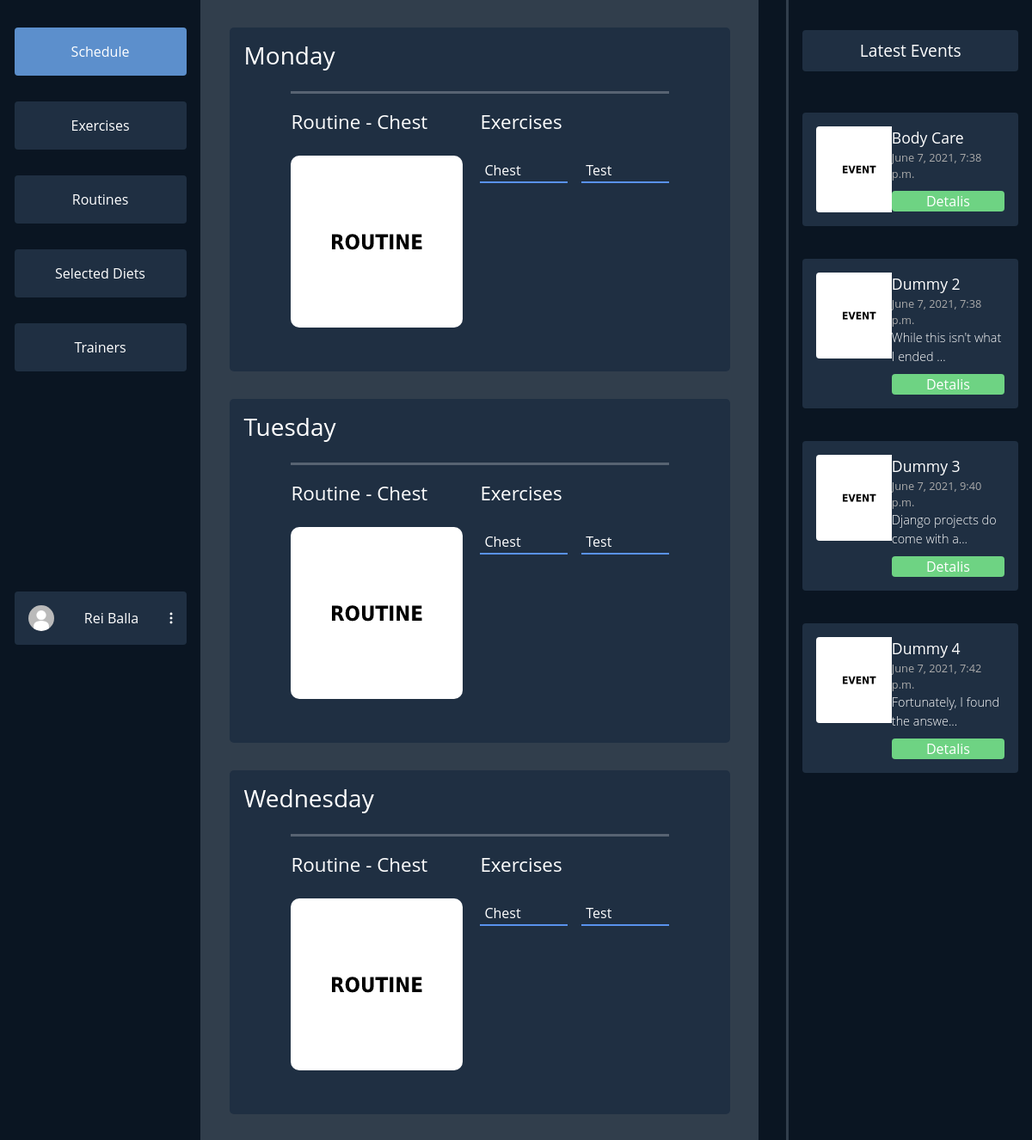
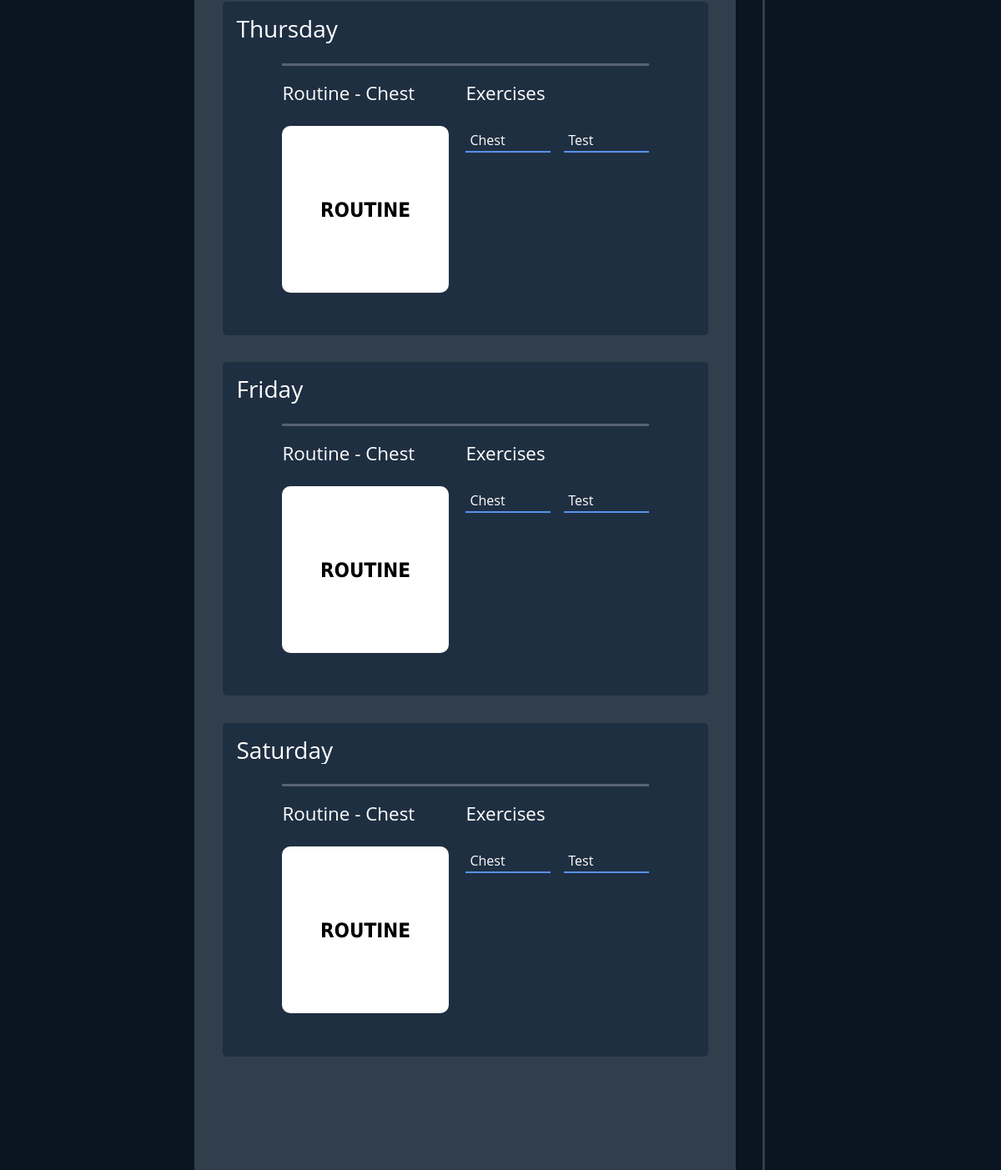
The page /dashboard/schedule/ (signed in) on the database its author committed (2 pictures, top to bottom).
### users/models.py (models this page shows, shortened)
class Profile(models.Model):
    user = models.OneToOneField(User, on_delete=models.CASCADE)
    profile_photo = models.ImageField(
        upload_to='media/profiles/', default='profiles/default.jpg')
    height = models.FloatField(default=170.0)
    weight = models.FloatField(default=60.0)
    weight_goal = models.FloatField(default=70.0)
    GENDER_CHOICES = (('F', 'Female'), ('M', 'Male'), ('O', 'Other'))
    gender = models.CharField(
        max_length=9, choices=GENDER_CHOICES, default=GENDER_CHOICES[0])
    FREQUENCY = (
        ('3x', '3 Times a Week'),
        ('4x', '4 Times a Week'),
        ('5x', '5 Times a Week'),
        ('6x', '6 Times a Week'),
    )
    week_frequency = models.CharField(
        max_length=20, choices=FREQUENCY, default=FREQUENCY[0])
    profile_complete = models.BooleanField(default=False)
    selected_diets = models.ManyToManyField(DietPlan, blank=True)
    age = models.IntegerField(null=True)

### dashboards/models.py (models this page shows, shortened)
class Routine(models.Model):
    owner = models.ForeignKey(User, on_delete=CASCADE,
                              related_name='%(class)s_username', null=True)
    title = models.CharField(max_length=60, blank=True)
    selected_by = models.ManyToManyField(User)
    desc = models.TextField(blank=True)
    thumbnail = models.ImageField(
        upload_to='routines/', default='routines/default.jpg')
    exercises = models.ManyToManyField(Exercise)
    days = models.CharField(max_length=60, blank=True)
    def __str__(self):
        return f"Routine - {self.title}"

class Exercise(models.Model):
    owner = models.ForeignKey(User, on_delete=CASCADE,
                              related_name='%(class)s_username', null=True)
    selected_by = models.ManyToManyField(User)
    title = models.CharField(max_length=60, blank=True)
    reps = models.IntegerField(default=3, blank=True)
    desc = models.TextField(blank=True)
    link = models.CharField(max_length=300, blank=True)

class Event(models.Model):
    title = models.CharField(max_length=60, blank=True)
    date = models.DateTimeField(default=datetime.now(), blank=True)
    desc = models.TextField(blank=True)
    thumbnail = models.ImageField(
        upload_to='events/', default='events/default.jpg')

### dashboards/user_views.py (the view)
# urls.py: path('schedule/', user_views.schedule, name='userdashboard-schedule'),
@login_required(login_url='login')
def schedule(request):
    events = Event.objects.all()[:4]
    WEEK_DAYS = ["Monday", "Tuesday", "Wednesday",
                 "Thursday", "Friday", "Saturday", "Sunday"]
    week_num = datetime.today().date().weekday()
    WEEK_DAYS = WEEK_DAYS[week_num:] + WEEK_DAYS[:week_num]
    DISPLAY_WEEK_DAYS = ['Today'] + WEEK_DAYS[1:]
    routines = Routine.objects.filter(
        selected_by__username=request.user.username)
    context = {'options': SCHEDULE_NAV,
               'events': events, 'schedule': DISPLAY_WEEK_DAYS, 'routines': routines}
    day_dict = {}
    for day in WEEK_DAYS:
        daily_routines = []
        for r in routines:
            if day in r.days:
                daily_routines.append(r)
        day_dict[day] = r
    context['day_dict'] = day_dict
    return render(request, 'dashboards/user/schedule.html', context)

### dashboards/templates/dashboards/user/schedule.html
{% extends 'dashboards/user/dashboard.html' %}
{% load static %}
{% block styles %}
<link rel="stylesheet" href="{% static 'css/dashboards/schedule.css' %}">
{% endblock styles %}
{% block middle %}
<div class="days">
    {% if routines %}
        {% for day in schedule %}
            {% for calc_day, routines in day_dict.items %}
            {% if day is calc_day %}
            <div class="day-card">
                <h3>{{day}}</h3>
                <div class="routines">
                    {% if routines is iterable %}
                        {% for routine in routines %}
                        <div class="routine-container">
                            <hr id="line" />
                            <div class="routine">
                                <div class="routine-header">
                                    <div class="routine-title">{{routine}}</div>
                                    <div class="left"><img id="thumb" src="{{routine.thumbnail.url}}"></div>
                                </div>
                                <div class="routine-exercises">
                                    <div class="routine-title">
                                        Exercises
                                    </div>
                                    <div class="exercise-grid">
                                        {% for exercise in routine.exercises.all %}
                                            <a href="" class="exlink">{{exercise.title}}</a>
                                        {% endfor %}
                                    </div>
                                </div>
                            </div>
                        </div>
                        {% endfor %}
                    {% else %}
                        <div class="routine-container">
                            <hr id="line" />
                            <div class="routine">
                                <div class="routine-header">
                                    <div class="routine-title">{{routines}}</div>
                                    <div class="left"><img id="thumb" src="{{routines.thumbnail.url}}"></div>
                                </div>
                                <div class="routine-exercises">
                                    <div class="routine-title">
                                        Exercises
                                    </div>
                                    <div class="exercise-grid">
                                        {% for exercise in routines.exercises.all %}
                                            <a href="" class="exlink">{{exercise.title}}</a>
                                        {% endfor %}
                                    </div>
                                </div>
                            </div>
                        </div>
                    {% endif %}
                </div>
            </div>
            {% endif %}
            {% endfor %}
        {% endfor %}
    {% else %}
        <div class="h3 container w-50 m-auto">
        <span>Your schedule is empty!</span>
        <span>Add some routines to get started.</span>
        </div>
    {% endif %}
</div>
{% endblock middle %}

### dashboards/templates/dashboards/user/dashboard.html (shortened to what this page needs)
{% load static %}
<html>
  <head>
    <link href="https://cdn.jsdelivr.net/npm/bootstrap@5.0.1/dist/css/bootstrap.min.css" rel="stylesheet">
    <link rel="stylesheet" href="{% static 'css/dashboards/main.css' %}">
    <link rel="stylesheet" href="https://cdn.jsdelivr.net/npm/bootstrap-select@1.13.14/dist/css/bootstrap-select.min.css">
    {% block styles %}
    {% endblock styles %}
  </head>
  <body>
  {% block content %}
  {% if user.is_authenticated %}
  <div class="mycontainer">
    <div class="navigation">
      <div class="nav-col">
        <div class="options">
          {% for key, item in options.items %}
            {% if item.isActive %}
            <a class="option-active" href="/dashboard/{{item.url}}">{{ item.name }}</a>
            {% else %}
            <a class="option" href="/dashboard/{{item.url}}">{{ item.name }}</a>
            {% endif %}
          {% endfor %}
        </div>
        <div class="profile-wrapper">
          <div class="user-btn">
            <div class="profile-pic"><img src="{{ user.profile.profile_photo.url }}" alt=""></div>
            {% if user.first_name %}
            <span>{{user.get_full_name}}</span>
            {% else %}
            <span>{{user.username}}</span>
            {% endif %}
            <div class="three-dot"><img src="{% static 'svg/3dots.svg' %}" alt=""></div>
          </div>
        </div>
      </div>
      <div class="divider"></div>
    </div>
    <div class="middle">
    {% block middle %}
    {% endblock middle %}
    </div>
    <div class="events-section">
      <div class="divider"></div>
      <div class="events">
        <div class="latest">
          Latest Events
        </div>
        <div class="items overflow-auto">
        {% for item in events %}
          <div class="event-item">
            <div class="event-item-left">
              <div class="event-thumb"><img src="{{item.thumbnail.url}}"></div>
            </div>
            <div class="event-item-right">
              <div class="title">{{item.title}}</div>
              <div class="date">{{item.date}}</div>
              {% if item.desc|length > 30 %}
                <div class="desc">{{item.desc|slice:":30"}}...</div>
              {% else %}
                <div class="desc">{{item.desc}}</div>
              {% endif %}
              <div class="details">Detalis</div>
            </div>
          </div>
        {% endfor %}
        </div>
      </div>
    </div>
  </div>
  {% endif %}
  {% endblock content %}
  </body>
<html>

### static/css/dashboards/main.css (style rules this page uses)
* { margin: 0; font-family: "Open Sans", sans-serif; overflow: hidden; }
body { background-color: #0a1522; }
.mycontainer { display: flex; flex-direction: row; justify-content: space-between; }
.navigation { width: 20vw; }
.nav-col { display: flex; flex-direction: column; align-items: flex-end; margin: 1em; }
.options { margin-left: 7em; display: flex; flex-direction: column; justify-content: space-between; margin-top: 1em; height: 400px; }
.option { background-color: #1f2f42; color: #fff; padding: 1em; padding-right: 1em; padding-left: 1em; width: 200px; text-align: center; border-radius: 4px; }
a { text-decoration: none; }
.option-active { background-color: #5c8fcc; color: #fff; padding: 1em; padding-right: 1em; padding-left: 1em; width: 200px; text-align: center; border-radius: 4px; }
.user-btn { background-color: #1f2f42; color: #fff; padding: 1em; padding-right: 1em; padding-left: 1em; width: 200px; text-align: center; border-radius: 4px; margin-top: 16em; display: flex; flex-direction: row; align-items: center; justify-content: space-between; }
.profile-pic img { height: 30px; border-radius: 50%; width: auto; }
.navigation { display: flex; flex-direction: row; }
.divider { background-color: #313e4c; width: 4px; height: 100vh; margin: 0; padding: 0; z-index: 10; }
.middle { margin-right: 2em; width: 55vw; background-color: #313e4c; }
.events-section { margin-right: 1em; width: 23vw; display: flex; flex-direction: row; }
.event-thumb img { width: 100px; height: auto; border-radius: 4px; }
.latest { margin-top: 1em; background-color: #1f2f42; color: white; border-radius: 4px; padding: 0.5em 1em 0.5em 1em; text-align: center; font-size: 1.2em; }
.events { margin-top: 1em; margin-left: 1em; display: flex; flex-direction: column; color: white; width: 100%; }
.items { height: 200px; max-height: 800px; margin-top: 2em; display: flex; flex-direction: column; justify-content: space-between; height: 100%; }
.event-item { background-color: #1f2f42; border-radius: 4px; padding: 1em; display: flex; flex-direction: row; margin: 1em 0 1em 0; }
.event-item-left { width: 40%; }
.event-item-right { width: 60%; }
.event-item-right .title { font-size: 1.1em; }
.event-item-right .date { font-size: 0.8em; color: rgb(170, 170, 170); }
.event-item-right .desc { font-weight: 300; font-size: 0.9em; }
.event-item-right .details { margin-top: 10px; background-color: #6ed383; border-radius: 4px; text-align: center; }

### static/css/dashboards/schedule.css (style rules this page uses)
.days { margin-top: 2em; display: flex; flex-direction: column; overflow-y: auto; height: 95vh; color: white; justify-content: space-between; }
.day-card { width: 90%; align-self: center; min-height: 400px; height: fit-content; max-height: fit-content; margin-bottom: 2em; padding: 1em; background-color: #1f2f42; border-radius: 5px; }
#thumb { border-radius: 10px; width: 200px; height: auto; }
#line { height: 3px; }
.exercise-grid { display: grid; grid-template-columns: repeat(2, 1fr); gap: 1em; }
.exlink { height: 2em; background-color: none; padding: 5px; transition: ease-in 0.2s; border-bottom: 2px solid#5992ed; color: white; }
.routines { display: flex; flex-direction: column; overflow-y: auto; }
.routine-container { align-self: center; width: 80%; }
.routine { display: flex; flex-direction: row; align-content: center; justify-content: space-between; }
.routine-header { width: 50%; display: flex; flex-direction: column; align-content: flex-start; }
.routine-exercises { width: 50%; }
.routine-title { font-size: 1.4em; margin-bottom: 1em; }

### rows shown on the page
Routine: day "Monday", title "Routine - Chest", thumbnail (placeholder picture), day "Tuesday", day "Wednesday", day "Thursday", day "Friday", day "Saturday"
Exercise: title "Chest"
Exercise: title "Test"
Event: thumbnail (placeholder picture), title "Body Care", date "June 7, 2021, 7:38 p.m."
Event: thumbnail (placeholder picture), title "Dummy 2", date "June 7, 2021, 7:38 p.m.", desc "While this isn't what I ended"
Event: thumbnail (placeholder picture), title "Dummy 3", date "June 7, 2021, 9:40 p.m.", desc "Django projects do come with a"
Event: thumbnail (placeholder picture), title "Dummy 4", date "June 7, 2021, 7:42 p.m.", desc "Fortunately, I found the answe"

### other values the page prints
{{ item.name }} "Schedule"
{{ item.name }} "Exercises" "Routines" "Selected Diets" "Trainers"
{{ user.get_full_name }} "Rei Balla"
